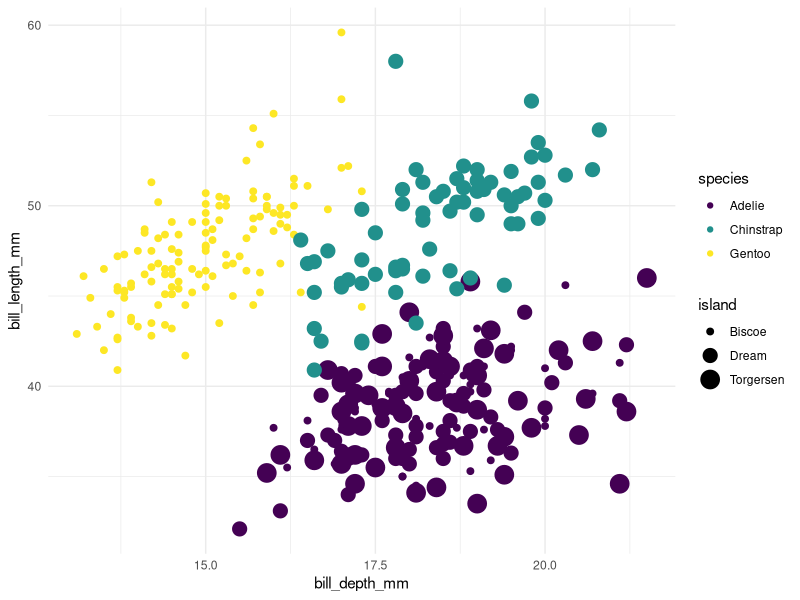

Reproduce this figure in R.
## ---- chunk 1
knitr::opts_chunk$set(echo = FALSE)
## ---- chunk 2
library(ggplot2)

p <- ggplot(palmerpenguins::penguins) +
 aes(x = bill_depth_mm, y = bill_length_mm, colour = species, size = island) +
 geom_point(shape = "circle") +
 scale_color_viridis_d(option = "viridis", direction = 1) +
 theme_minimal()

